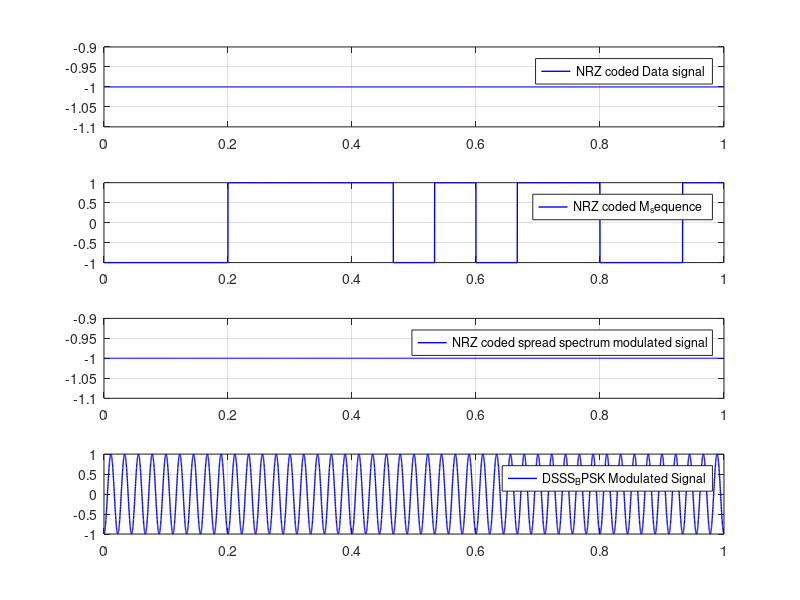

Recreate this plot in MATLAB.
clc;
clear all;
close all;
m=4; 			

x1= 1;
x2= 0;
x3 =0;
x4 =0;
N = 2.^m-1; 		

for i=1:N
p=x4; 		
x4=x3;
x3=x2;
x2=x1;
x1=xor(x1,p); 
disp (i)
x = [x1 x2 x3 x4];
M_seq(i)=p; 
disp (x)
end
disp('the resultant m-sequence is :');
disp(M_seq)                 

clc;
clear all;
close all;
m=4; 			

x1= 1;
x2= 0;
x3 =0;
x4 =0;
N = 2.^m-1; 		

for i=1:N
p=x4; 		
x4=x3;
x3=x2;
x2=x1;
x1=xor(x1,p); 
disp (i)
x = [x1 x2 x3 x4];
M_seq(i)=p; 
disp (x)
end
disp('the resultant m-sequence is :');
disp(M_seq)                 

D=input('Enter the input data sequence: ');
D(find(D==0))= -1;
M_seq(find(M_seq==0))=-1;
td=D;
ld=length(D);
td(1:N)=D(1)*M_seq;
for i=2:ld
    td(1,length(td)+1:length(td)+N)=D(i)*M_seq;
end;
Tb=1;
Tpn=Tb/N;
fc=3*N;
fs=150*fc;
ts=1/fs;
k=0;
for i=1:N
    if M_seq(i)==1
        M_seq1(1,k+1:k+fs/N)=1;
        k=length(M_seq1);
    else
        M_seq1(1,k+1:k+fs/N)=-1;
        k=length(M_seq1);
    end;
end;
k=0;
for i=1:ld
    if D(i)==1
        D1(1,k+1:k+fs)=1;
        k=length(D1);
    else
        D1(1,k+1:k+fs)=-1;
        k=length(D1);
    end;
end;
k=0;
for i=1:ld*N
    if td(i)==1
        td1(1,k+1:k+fs/N)=1;
        k=length(td1);
    else
        td1(1,k+1:k+fs/N)=-1;
        k=length(td1);
    end;
end;
t=(0:1:fs*ld-1)*ts;
tm=(0:1:fs-1)*ts;
c=cos(2*pi*fc*t);
BPSK=c.*td1;
figure();
subplot(4,1,1);
plot(t,D1,'b','linewidth',1);
grid on;            %Shows grid lines in the graph
legend('NRZ coded Data signal ');    %Shows graph names given
 
subplot(4,1,2);
plot(tm,M_seq1,'b','linewidth',1);
grid on;            %Shows grid lines in the graph
legend('NRZ coded M_sequence ');    %Shows graph names given
 
subplot(4,1,3);
plot(t,td1,'b','linewidth',1);
grid on;            %Shows grid lines in the graph
legend('NRZ coded spread spectrum modulated signal');    %Shows graph names given
subplot(4,1,4);
plot(t,BPSK,'b','linewidth',1);
grid on;            %Shows grid lines in the graph
legend('DSSS_BPSK Modulated Signal');    %Shows graph names given

